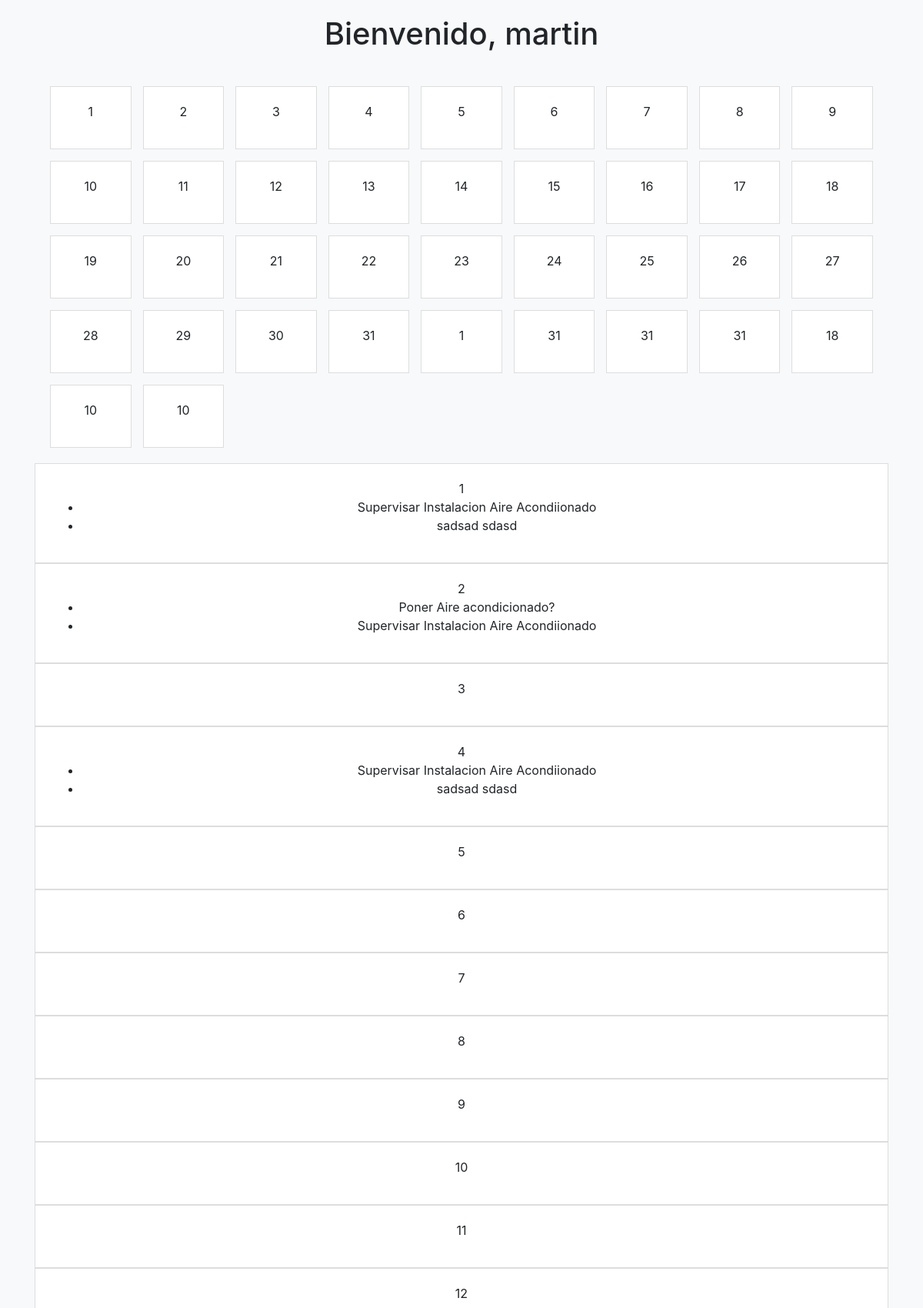
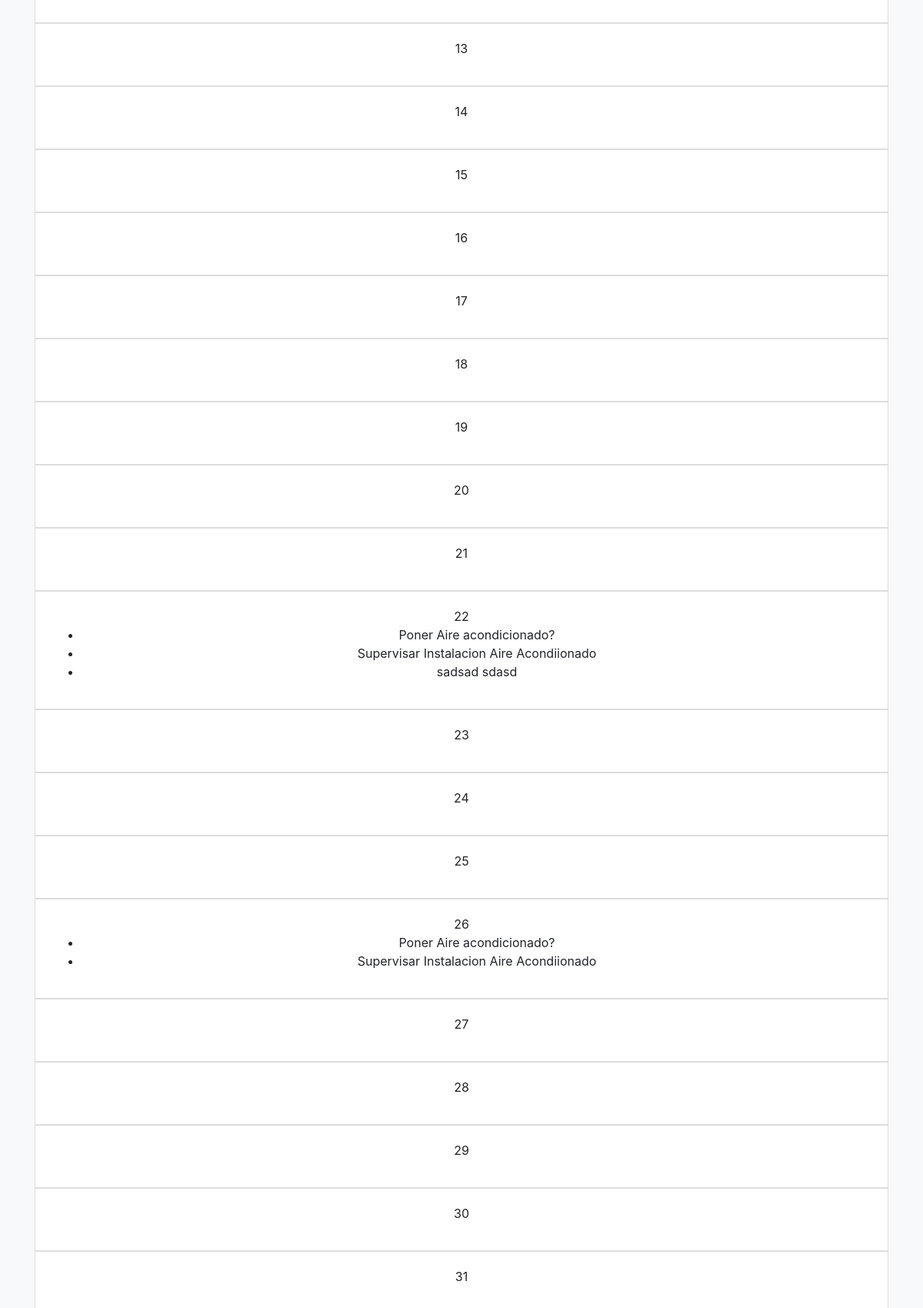
/planner/tarjetas/ (signed in, upper part), run on the app's committed database (2 pictures, top to bottom).
### planner/models.py (models this page shows, shortened)
class TarjetaDiaria(models.Model):
    usuario = models.ForeignKey(UserProfile, on_delete=models.CASCADE)
    fecha = models.DateField()
    tareas = models.ManyToManyField(Tarea, related_name='tarjetas_diarias', blank=True)

### modelos/models.py (models this page shows, shortened)
class Tarea(models.Model):
    verbo = models.CharField(max_length=100)
    objeto = models.CharField(max_length=100)
    orden_de_venta = models.CharField(max_length=100, null=True, blank=True)
    recurso_seguridad = models.ManyToManyField(RecursoSeguridad, related_name='tareas', blank=True)
    recurso_calidad = models.ManyToManyField(RecursoCalidad, related_name='tareas', blank=True)
    recurso_operativo = models.ManyToManyField(RecursoOperativo, related_name='tareas', blank=True)

### planner/views.py (the view)
# urls.py: path('tarjetas/', views.ver_tarjetas_diarias, name='ver_tarjetas_diarias'),
def ver_tarjetas_diarias(request):
    usuario = request.user
    hoy = timezone.now()
    tarjetas_diarias = TarjetaDiaria.objects.filter(
        usuario__user=usuario,
        fecha__year=hoy.year,
        fecha__month=hoy.month
    )
    return render(request, 'ver_tarjetas_diarias.html', {
        'tarjetas_diarias': tarjetas_diarias,  # Pasa las tareas como parte del contexto si es aplicable
    })

### planner/templates/ver_tarjetas_diarias.html (shortened to what this page needs)
<!DOCTYPE html>
<html lang="es">
<head>
    <link rel="stylesheet" href="https://stackpath.bootstrapcdn.com/bootstrap/4.5.2/css/bootstrap.min.css">
</head>
<body>
    <div class="container">
        <h1 class="text-center mb-4">Bienvenido, {{ user.username }}</h1>
        <div class="calendario">
            {% for tarjeta in tarjetas_diarias %}
                <div class="dia" hx-get="/planner/tarjetas-diarias/editar/{{ tarjeta.id }}/" hx-target="#modalBody" hx-trigger="click" data-toggle="modal" data-target="#formularioModal">
                    {{ tarjeta.fecha.day }}
                </div>
            {% endfor %}
        </div>
        <div>
            {% for tarjeta in tarjetas_diarias %}
    <div class="dia">
        {{ tarjeta.fecha.day }}
        <ul>
            {% for tarea in tarjeta.tareas.all %}
                <li>{{ tarea.verbo }} {{ tarea.objeto }}</li>
            {% endfor %}
        </ul>
    </div>
{% endfor %}
        </div>
    </div>
</body>
</html>

### planner/templates/ver_tarjetas_diarias.html (style rules this page uses)
body { background-color: #f8f9fa; padding-top: 20px; }
.calendario { display: grid; grid-template-columns: repeat(auto-fill, minmax(100px, 1fr)); gap: 15px; padding: 20px; }
.dia { background-color: #ffffff; border: 1px solid #ddd; padding: 20px; text-align: center; cursor: pointer; transition: transform 0.2s, box-shadow 0.2s; }

### data on the page
TarjetaDiaria: fecha.day "1"
TarjetaDiaria: fecha.day "2"
TarjetaDiaria: fecha.day "3"
TarjetaDiaria: fecha.day "4"
TarjetaDiaria: fecha.day "5"
TarjetaDiaria: fecha.day "6"
TarjetaDiaria: fecha.day "7"
TarjetaDiaria: fecha.day "8"
TarjetaDiaria: fecha.day "9"
TarjetaDiaria: fecha.day "10"
TarjetaDiaria: fecha.day "11"
TarjetaDiaria: fecha.day "12"
TarjetaDiaria: fecha.day "13"
TarjetaDiaria: fecha.day "14"
TarjetaDiaria: fecha.day "15"
TarjetaDiaria: fecha.day "16"
TarjetaDiaria: fecha.day "17"
TarjetaDiaria: fecha.day "18"
TarjetaDiaria: fecha.day "19"
TarjetaDiaria: fecha.day "20"
TarjetaDiaria: fecha.day "21"
TarjetaDiaria: fecha.day "22"
TarjetaDiaria: fecha.day "23"
TarjetaDiaria: fecha.day "24"
TarjetaDiaria: fecha.day "25"
TarjetaDiaria: fecha.day "26"
TarjetaDiaria: fecha.day "27"
TarjetaDiaria: fecha.day "28"
TarjetaDiaria: fecha.day "29"
TarjetaDiaria: fecha.day "30"
TarjetaDiaria: fecha.day "31"
TarjetaDiaria: fecha.day "1"
TarjetaDiaria: fecha.day "31"
TarjetaDiaria: fecha.day "31"
TarjetaDiaria: fecha.day "31"
TarjetaDiaria: fecha.day "18"
TarjetaDiaria: fecha.day "10"
TarjetaDiaria: fecha.day "10"
Tarea: verbo "Supervisar", objeto "Instalacion Aire Acondiionado"
Tarea: verbo "sadsad", objeto "sdasd"
Tarea: verbo "Poner", objeto "Aire acondicionado?"

### other printed values
{{ user.username }} "martin"
